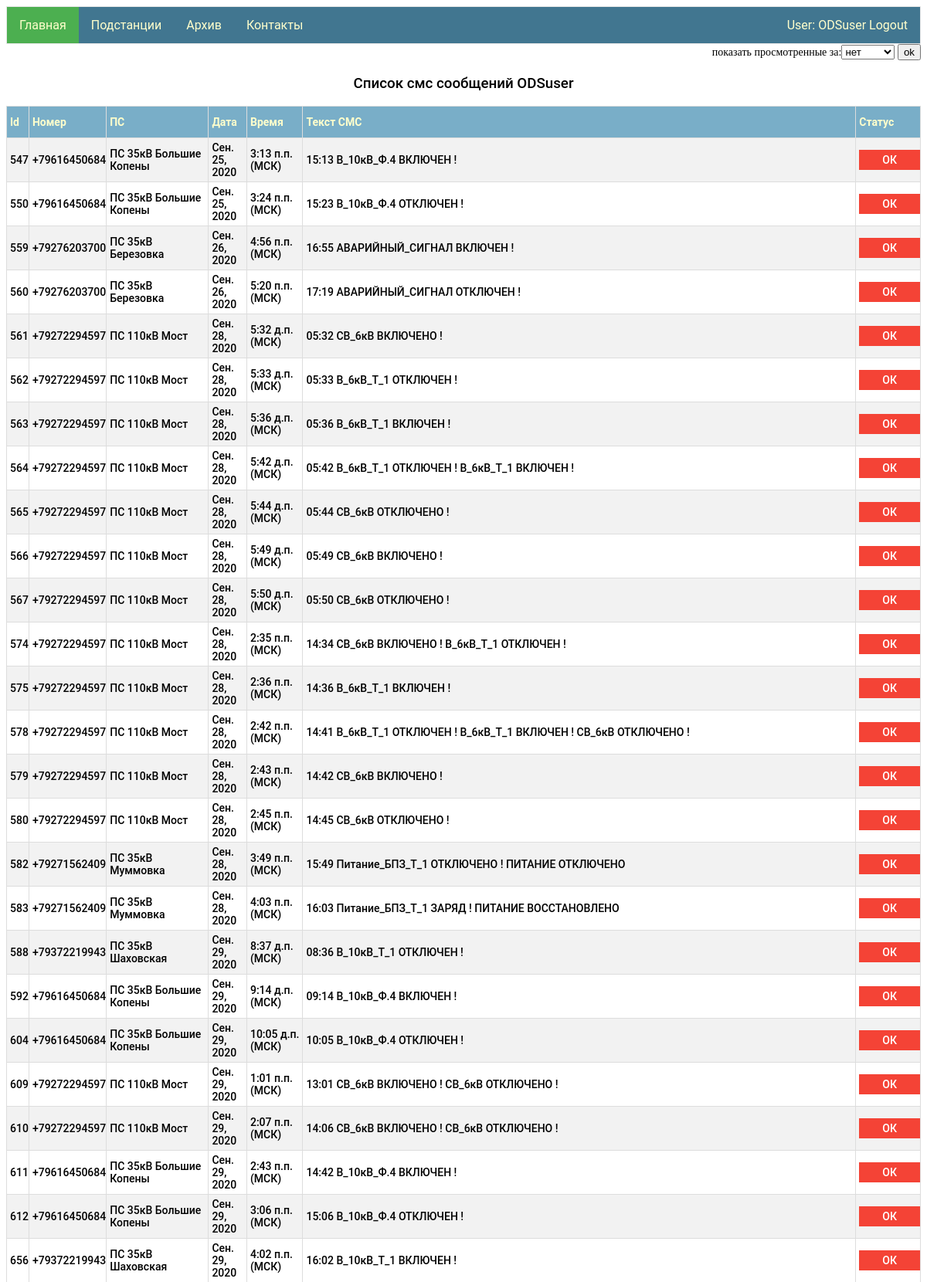
The page / (signed in, upper part) on the database its author committed.
### my_app/models.py (models this page shows)
class Viewed_messages(models.Model):
    id_SMS = models.ForeignKey(Sms_message, on_delete = models.CASCADE)
    user = models.ForeignKey(User, on_delete=models.CASCADE)
    status_view = models.BooleanField()
    datetime_view = models.DateTimeField(null=True, blank=True)
    sms_notification = models.BooleanField()

class Sms_message(models.Model):
    number = models.CharField(max_length=12)
    date = models.DateField()
    time = models.TimeField()
    text_sms = models.TextField()
    ps = models.ForeignKey(Ps, on_delete=models.CASCADE)

class Ps(models.Model):
    name = models.CharField(max_length=100, primary_key=True)
    tel_number = models.CharField(max_length=12)
    res = models.ForeignKey(Group, on_delete=models.CASCADE)

### my_app/views.py (the view)
# urls.py: path('', views.index,),
@login_required
def index(request):
    choice = ChoiceForm()
    try:
        selected_interval = request.session['choice_status']
    except KeyError:
        selected_interval = request.session['choice_status'] = 'False'
    if request.POST:
        selected_interval = request.session['choice_status'] = request.POST['choice']
    user_name = request.user.username
    time_zone = " (МСК)"
    messages = check_view(user_name, selected_interval)
    data = {"messages": messages, "username": user_name, "time_zone": time_zone, 'choiceForm': choice,}
    return render(request, "index.html", context=data)

### my_app/form.py
class ChoiceForm(forms.Form):
   INTERVAL_CHOICES = (
      (False, "нет"),
      (1, "сутки"),
      (7, "неделю"),
      (30, "месяц"),
   )
   choice = forms.ChoiceField(choices=INTERVAL_CHOICES, label="показать просмотренные за")

### my_app/service/services_for_view.py (called while the page is built)
def check_view(user_name, selected_interval):
    if selected_interval != 'False':
        delta = datetime.now() - timedelta(days=int(selected_interval))
        return Viewed_messages.objects.filter(user__username=user_name, status_view=True, id_SMS__date__gte=delta)
    else:
        return Viewed_messages.objects.filter(user__username=user_name, status_view=False)

### my_app/templates/index.html (shortened to what this page needs)
{% extends "base.html" %}
{% block li1 %}<a class="active" href="/">Главная</a>{% endblock li1 %}
{% block logic1 %}
<form class="left" method="POST">
        {{choiceForm}}
        <input type="submit" value="ok">
    </form>
<div id="display">
{% if messages.count > 0 %}
    <h3>Список смс сообщений {{username}}</h3>
    <table id ="customers">
        <tr><th>Id</th><th>Номер</th><th>ПС</th><th>Дата</th><th>Время</th><th>Текст СМС</th><th>Статус</th></tr>
         {% for  message in messages %}
        <tr>
            <td >{{ message.id_SMS.id }}</td>
            <td>{{ message.id_SMS.number }}</td>
            <td>{{ message.id_SMS.ps.name }}</td>
            <td>{{ message.id_SMS.date }}</td>
            <td>{{ message.id_SMS.time }}{{time_zone}}</td>
            <td>{{ message.id_SMS.text_sms }}</td>
            <td>
                {% if message.status_view %}
                <img src="/static/admin/img/icon-yes.svg" alt="True">
                {% else %}
                <a id="para1" href="view_sms/{{message.id}}">ОК</a>
                {% endif %}
            </td>
        </tr>
    {% endfor %}
    </table>
    {% else %}
     <h3>Нет новых смс сообщений {{username}}</h3>
    {% endif %}
</div>
{% endblock logic1 %}

### my_app/templates/base.html (shortened to what this page needs)
<!DOCTYPE html>
{% load staticfiles %}
<html>
<head>
   <link rel="stylesheet" href={% static "css/styles.css" %} />
</head>
<body>
    {% if user.is_authenticated %}
        <ul>
            <li>{% block li1 %}<a href="/">Главная</a>{% endblock li1 %}</li>
            <li>{% block li2 %}<a href="/ps">Подстанции</a>{% endblock li2 %}</li>
            <li>{% block li5 %}<a href="/archive">Архив</a>{% endblock li5 %}</li>
                <li style="float:right"><a  href="{% url 'logout'%}?next={{request.path}}">User: {{ user.get_username }} Logout</a></li>
            {% else %}
                <li style="float:right"><a href="{% url 'login'%}?next={{request.path}}">Login</a></li>
            {% endif %}
             <li>{% block li3 %}<a href="/contacts">Контакты</a>{% endblock li3 %}</li>
        </ul>
  {% block logic1 %}{% endblock logic1 %}
</body>
</html>

### my_app/static/css/styles.css (style rules this page uses)
ul { font-family: "Roboto","Lucida Grande","DejaVu Sans","Bitstream Vera Sans",Verdana,Arial,sans-serif; list-style-type: none; margin: 0; padding: 0; overflow: hidden; border: 1px solid #e7e7e7; background-color: #417690; }
#para1 { background-color: #f44336; color: white; padding: 5px 30px; text-align: center; text-decoration: none; display: inline-block; }
li { float: left; }
li a { display: block; color: #ffc; text-align: center; padding: 14px 16px; text-decoration: none; }
h3 { font-family: 'Roboto'; src: url('../fonts/Roboto-Bold-webfont.woff'); font-weight: 500; text-align: center; }
#customers { font-family: 'Roboto'; src: url('../fonts/Roboto-Bold-webfont.woff'); font-weight:500; font-style: normal; border-collapse: collapse; width: 100%; }
#customers td, #customers th { border: 1px solid #ddd; padding: 4px; padding-right: 0px; font-size: 14px; }
#customers tr:nth-child(even) { background-color: #f2f2f2; }
#customers th { padding-top: 12px; padding-bottom: 12px; text-align: left; background-color: #79aec8; color: #ffc; font-size: 14px; }
.active { background-color: #4CAF50; }
.left { text-align: right; font-size: 14px; }

### rows shown on the page
Viewed_messages: id_SMS.id "547", id_SMS.number "+79616450684", id_SMS.ps.name "ПС 35кВ Большие Копены", id_SMS "Сен. 25, 2020", id_SMS.time "3:13 п.п.", time_zone "(МСК)", id_SMS.text_sms "15:13 В_10кВ_Ф.4 ВКЛЮЧЕН !"
Viewed_messages: id_SMS.id "550", id_SMS.number "+79616450684", id_SMS.ps.name "ПС 35кВ Большие Копены", id_SMS "Сен. 25, 2020", id_SMS.time "3:24 п.п.", time_zone "(МСК)", id_SMS.text_sms "15:23 В_10кВ_Ф.4 ОТКЛЮЧЕН !"
Viewed_messages: id_SMS.id "559", id_SMS.number "+79276203700", id_SMS.ps.name "ПС 35кВ Березовка", id_SMS "Сен. 26, 2020", id_SMS.time "4:56 п.п.", time_zone "(МСК)", id_SMS.text_sms "16:55 АВАРИЙНЫЙ_СИГНАЛ ВКЛЮЧЕН !"
Viewed_messages: id_SMS.id "560", id_SMS.number "+79276203700", id_SMS.ps.name "ПС 35кВ Березовка", id_SMS "Сен. 26, 2020", id_SMS.time "5:20 п.п.", time_zone "(МСК)", id_SMS.text_sms "17:19 АВАРИЙНЫЙ_СИГНАЛ ОТКЛЮЧЕН !"
Viewed_messages: id_SMS.id "561", id_SMS.number "+79272294597", id_SMS.ps.name "ПС 110кВ Мост", id_SMS "Сен. 28, 2020", id_SMS.time "5:32 д.п.", time_zone "(МСК)", id_SMS.text_sms "05:32 СВ_6кВ ВКЛЮЧЕНО !"
Viewed_messages: id_SMS.id "562", id_SMS.number "+79272294597", id_SMS.ps.name "ПС 110кВ Мост", id_SMS "Сен. 28, 2020", id_SMS.time "5:33 д.п.", time_zone "(МСК)", id_SMS.text_sms "05:33 В_6кВ_Т_1 ОТКЛЮЧЕН !"
Viewed_messages: id_SMS.id "563", id_SMS.number "+79272294597", id_SMS.ps.name "ПС 110кВ Мост", id_SMS "Сен. 28, 2020", id_SMS.time "5:36 д.п.", time_zone "(МСК)", id_SMS.text_sms "05:36 В_6кВ_Т_1 ВКЛЮЧЕН !"
Viewed_messages: id_SMS.id "564", id_SMS.number "+79272294597", id_SMS.ps.name "ПС 110кВ Мост", id_SMS "Сен. 28, 2020", id_SMS.time "5:42 д.п.", time_zone "(МСК)", id_SMS.text_sms "05:42 В_6кВ_Т_1 ОТКЛЮЧЕН ! В_6кВ_Т_1 ВКЛЮЧЕН !"
Viewed_messages: id_SMS.id "565", id_SMS.number "+79272294597", id_SMS.ps.name "ПС 110кВ Мост", id_SMS "Сен. 28, 2020", id_SMS.time "5:44 д.п.", time_zone "(МСК)", id_SMS.text_sms "05:44 СВ_6кВ ОТКЛЮЧЕНО !"
Viewed_messages: id_SMS.id "566", id_SMS.number "+79272294597", id_SMS.ps.name "ПС 110кВ Мост", id_SMS "Сен. 28, 2020", id_SMS.time "5:49 д.п.", time_zone "(МСК)", id_SMS.text_sms "05:49 СВ_6кВ ВКЛЮЧЕНО !"
Viewed_messages: id_SMS.id "567", id_SMS.number "+79272294597", id_SMS.ps.name "ПС 110кВ Мост", id_SMS "Сен. 28, 2020", id_SMS.time "5:50 д.п.", time_zone "(МСК)", id_SMS.text_sms "05:50 СВ_6кВ ОТКЛЮЧЕНО !"
Viewed_messages: id_SMS.id "574", id_SMS.number "+79272294597", id_SMS.ps.name "ПС 110кВ Мост", id_SMS "Сен. 28, 2020", id_SMS.time "2:35 п.п.", time_zone "(МСК)", id_SMS.text_sms "14:34 СВ_6кВ ВКЛЮЧЕНО ! В_6кВ_Т_1 ОТКЛЮЧЕН !"
Viewed_messages: id_SMS.id "575", id_SMS.number "+79272294597", id_SMS.ps.name "ПС 110кВ Мост", id_SMS "Сен. 28, 2020", id_SMS.time "2:36 п.п.", time_zone "(МСК)", id_SMS.text_sms "14:36 В_6кВ_Т_1 ВКЛЮЧЕН !"
Viewed_messages: id_SMS.id "578", id_SMS.number "+79272294597", id_SMS.ps.name "ПС 110кВ Мост", id_SMS "Сен. 28, 2020", id_SMS.time "2:42 п.п.", time_zone "(МСК)", id_SMS.text_sms "14:41 В_6кВ_Т_1 ОТКЛЮЧЕН ! В_6кВ_Т_1 ВКЛЮЧЕН ! СВ_6кВ ОТКЛЮЧЕНО !"
Viewed_messages: id_SMS.id "579", id_SMS.number "+79272294597", id_SMS.ps.name "ПС 110кВ Мост", id_SMS "Сен. 28, 2020", id_SMS.time "2:43 п.п.", time_zone "(МСК)", id_SMS.text_sms "14:42 СВ_6кВ ВКЛЮЧЕНО !"
Viewed_messages: id_SMS.id "580", id_SMS.number "+79272294597", id_SMS.ps.name "ПС 110кВ Мост", id_SMS "Сен. 28, 2020", id_SMS.time "2:45 п.п.", time_zone "(МСК)", id_SMS.text_sms "14:45 СВ_6кВ ОТКЛЮЧЕНО !"
Viewed_messages: id_SMS.id "582", id_SMS.number "+79271562409", id_SMS.ps.name "ПС 35кВ Муммовка", id_SMS "Сен. 28, 2020", id_SMS.time "3:49 п.п.", time_zone "(МСК)", id_SMS.text_sms "15:49 Питание_БПЗ_Т_1 ОТКЛЮЧЕНО ! ПИТАНИЕ ОТКЛЮЧЕНО"
Viewed_messages: id_SMS.id "583", id_SMS.number "+79271562409", id_SMS.ps.name "ПС 35кВ Муммовка", id_SMS "Сен. 28, 2020", id_SMS.time "4:03 п.п.", time_zone "(МСК)", id_SMS.text_sms "16:03 Питание_БПЗ_Т_1 ЗАРЯД ! ПИТАНИЕ ВОССТАНОВЛЕНО"
Viewed_messages: id_SMS.id "588", id_SMS.number "+79372219943", id_SMS.ps.name "ПС 35кВ Шаховская", id_SMS "Сен. 29, 2020", id_SMS.time "8:37 д.п.", time_zone "(МСК)", id_SMS.text_sms "08:36 В_10кВ_Т_1 ОТКЛЮЧЕН !"
Viewed_messages: id_SMS.id "592", id_SMS.number "+79616450684", id_SMS.ps.name "ПС 35кВ Большие Копены", id_SMS "Сен. 29, 2020", id_SMS.time "9:14 д.п.", time_zone "(МСК)", id_SMS.text_sms "09:14 В_10кВ_Ф.4 ВКЛЮЧЕН !"
Viewed_messages: id_SMS.id "604", id_SMS.number "+79616450684", id_SMS.ps.name "ПС 35кВ Большие Копены", id_SMS "Сен. 29, 2020", id_SMS.time "10:05 д.п.", time_zone "(МСК)", id_SMS.text_sms "10:05 В_10кВ_Ф.4 ОТКЛЮЧЕН !"
Viewed_messages: id_SMS.id "609", id_SMS.number "+79272294597", id_SMS.ps.name "ПС 110кВ Мост", id_SMS "Сен. 29, 2020", id_SMS.time "1:01 п.п.", time_zone "(МСК)", id_SMS.text_sms "13:01 СВ_6кВ ВКЛЮЧЕНО ! СВ_6кВ ОТКЛЮЧЕНО !"
Viewed_messages: id_SMS.id "610", id_SMS.number "+79272294597", id_SMS.ps.name "ПС 110кВ Мост", id_SMS "Сен. 29, 2020", id_SMS.time "2:07 п.п.", time_zone "(МСК)", id_SMS.text_sms "14:06 СВ_6кВ ВКЛЮЧЕНО ! СВ_6кВ ОТКЛЮЧЕНО !"
Viewed_messages: id_SMS.id "611", id_SMS.number "+79616450684", id_SMS.ps.name "ПС 35кВ Большие Копены", id_SMS "Сен. 29, 2020", id_SMS.time "2:43 п.п.", time_zone "(МСК)", id_SMS.text_sms "14:42 В_10кВ_Ф.4 ВКЛЮЧЕН !"
Viewed_messages: id_SMS.id "612", id_SMS.number "+79616450684", id_SMS.ps.name "ПС 35кВ Большие Копены", id_SMS "Сен. 29, 2020", id_SMS.time "3:06 п.п.", time_zone "(МСК)", id_SMS.text_sms "15:06 В_10кВ_Ф.4 ОТКЛЮЧЕН !"
Viewed_messages: id_SMS.id "656", id_SMS.number "+79372219943", id_SMS.ps.name "ПС 35кВ Шаховская", id_SMS "Сен. 29, 2020", id_SMS.time "4:02 п.п.", time_zone "(МСК)", id_SMS.text_sms "16:02 В_10кВ_Т_1 ВКЛЮЧЕН !"

### other values the page prints
{{ user.get_username }} "ODSuser"
{{ username }} "ODSuser"
